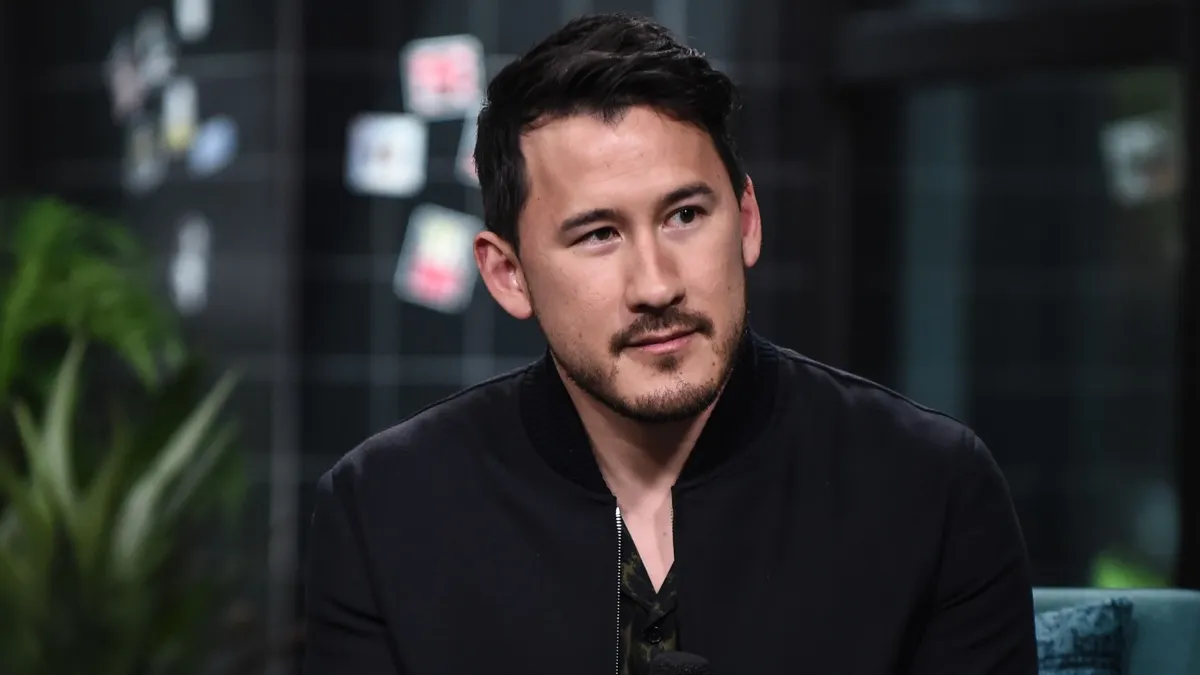
#> input picture src/static/mark_interview.jpg, 1200 x 675 px
$ python face_detect.py
#> lines starting #> are read from the running program, lines starting #| are printed output that depends on the picture; after the words box and inside, x2 and y2 are one past the last pixel; in counts of white or black regions, pixels touching at a corner belong together
import os
import cv2 as cv
import numpy as np


dir = os.path.dirname(os.path.abspath(__file__))
img_path = os.path.join(dir, ".", "static", "mark_interview.jpg")
img = cv.imread(img_path)
#> img is the input picture: shape (675, 1200, 3); mean B, G, R 45, 45.4, 45.3


# gray
gray = cv.cvtColor(img, cv.COLOR_BGR2GRAY)
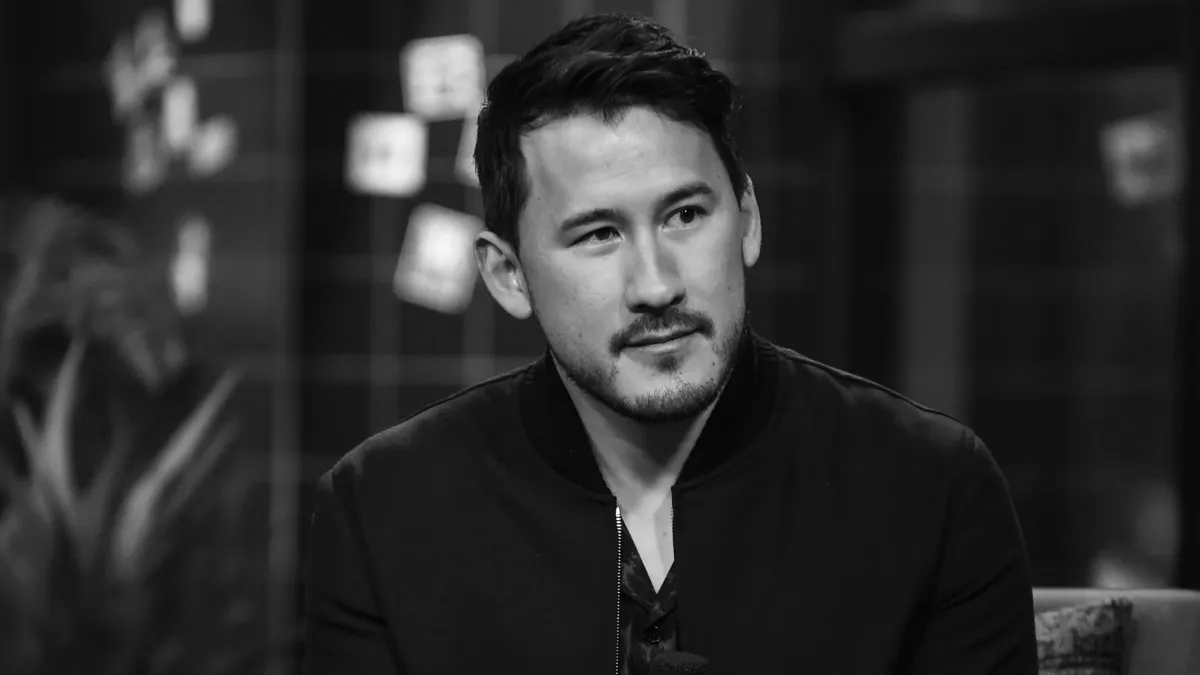
#> gray: shape (675, 1200); min 0, max 255, mean 45.3


# haar cascade
haar_path = os.path.join(dir, "haarcascade.xml")
haar_cascade = cv.CascadeClassifier(haar_path)

# detect multi scale
# — tweak parameters to change sensitivity to noise
faces_coord = haar_cascade.detectMultiScale(gray, scaleFactor=1.1, minNeighbors=3)
#> faces_coord = [[509, 114, 279, 279]]

print(f"face is at coord: {faces_coord}")
#| face is at coord: [[509 114 279 279]]

for x, y, w, h in faces_coord:
    cv.rectangle(img, (x, y), (x + w, y + h), (50, 255, 50), thickness=2)
#> this loop made 1 pass
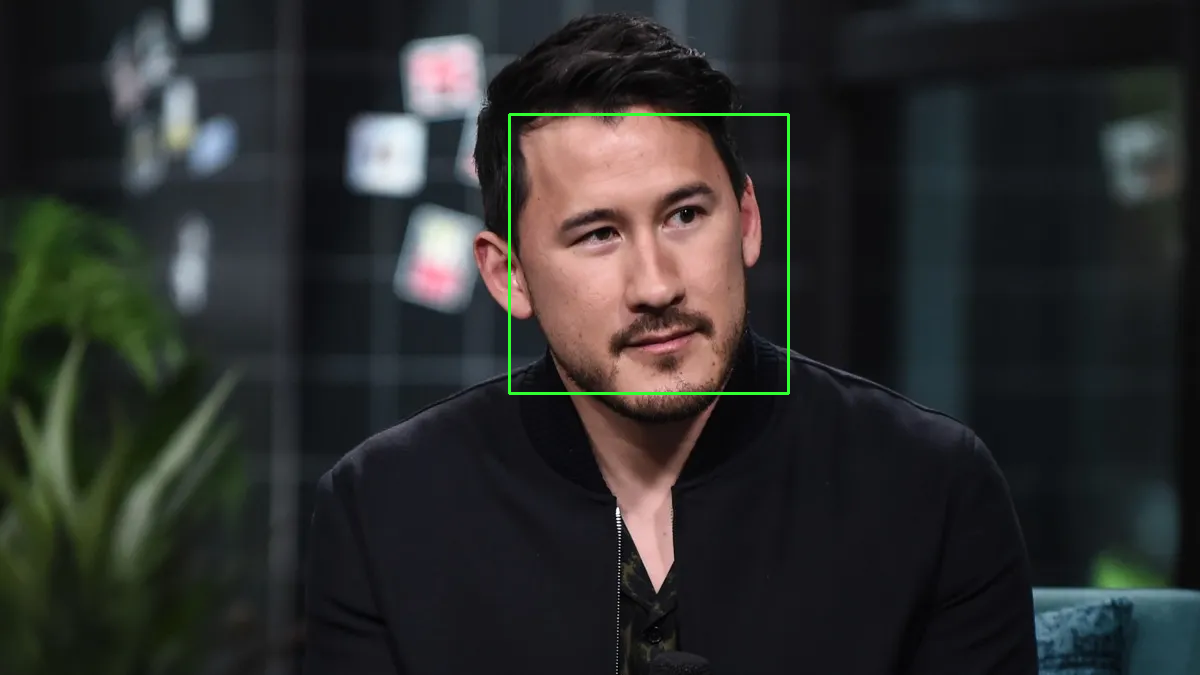
#> img: shape (675, 1200, 3); 0.41% of pixels changed, all inside (x1, y1, x2, y2) = (508, 113, 790, 395)

cv.imshow("Gray face", gray)
cv.imshow("mark face detect", img)


def whileLoop():
    while True:
        if cv.waitKey(20) & 0xFF == ord("q"):
#> (key q is pressed here)
            break


whileLoop()

cv.destroyAllWindows()
